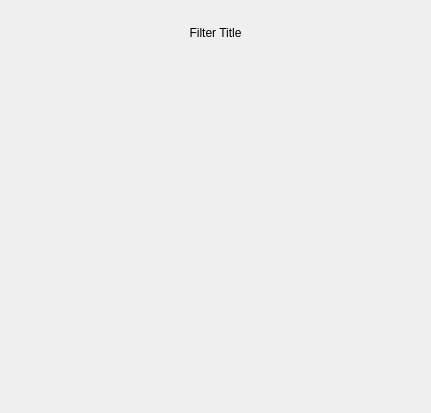
<?xml version="1.0" encoding="UTF-8"?>
<ui version="4.0">
 <class>FilterWidget</class>
 <widget class="QWidget" name="FilterWidget">
  <property name="geometry">
   <rect>
    <x>0</x>
    <y>0</y>
    <width>431</width>
    <height>413</height>
   </rect>
  </property>
  <property name="windowTitle">
   <string>Form</string>
  </property>
  <layout class="QVBoxLayout" name="verticalLayout_2">
   <item>
    <widget class="QFrame" name="frame">
     <layout class="QVBoxLayout" name="verticalLayout">
      <item>
       <widget class="QLabel" name="titleLabel">
        <property name="maximumSize">
         <size>
          <width>16777215</width>
          <height>25</height>
         </size>
        </property>
        <property name="text">
         <string>Filter Title</string>
        </property>
        <property name="alignment">
         <set>Qt::AlignCenter</set>
        </property>
       </widget>
      </item>
      <item>
       <widget class="QLabel" name="thumbnailLabel">
        <property name="text">
         <string/>
        </property>
       </widget>
      </item>
     </layout>
    </widget>
   </item>
  </layout>
 </widget>
 <resources/>
 <connections/>
</ui>
